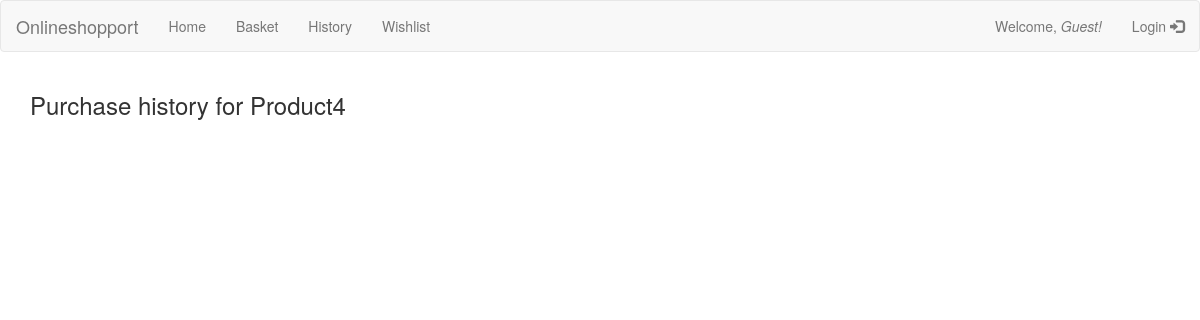
The page /itemhistory/Product4/ on the database as committed earlier.
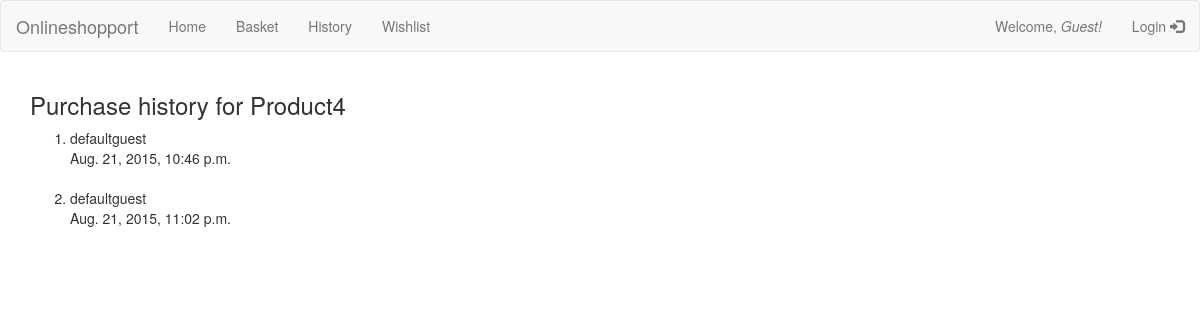
The same page on the database as committed later.
### osp/models.py (models this page shows, shortened)
class Basket(models.Model):
    customer = models.ForeignKey(Customer, null=True)
    totalbill = models.IntegerField()
    transaction = models.ForeignKey(Transaction, null=True)
    current = models.BooleanField(default=True)
    date = models.DateTimeField(default=datetime.now, blank=True)

class Customer(models.Model):
    name = models.CharField(max_length=50)

### osp/views.py (the view)
# urls.py: url(r'^itemhistory/(?P<prod_name>.+)/$', views.item_history, name='item_history'),
def item_history(request, prod_name):
    seller_item_basket = Basket.objects.filter(item__name=prod_name)
    return render(request, 'osp/itemhistory.html',
                  {'seller_item_basket': seller_item_basket,
                   'item'              : prod_name })

### osp/templates/osp/itemhistory.html
{% extends "osp/base.html" %}
{% block content %}
<h3>Purchase history for {{ item }}</h3>
<ol>
{% for b in seller_item_basket %}
    <li>
    {{ b.customer.name }} <br>
    {{ b.date }} <br>
    </li>
    <br>
{% endfor %}
</ol>
{% endblock %}

Rows that differ between the two databases and show on the page:
added Basket: customer.name "defaultguest", date "Aug. 21, 2015, 10:46 p.m."
added Basket: customer.name "defaultguest", date "Aug. 21, 2015, 11:02 p.m."
